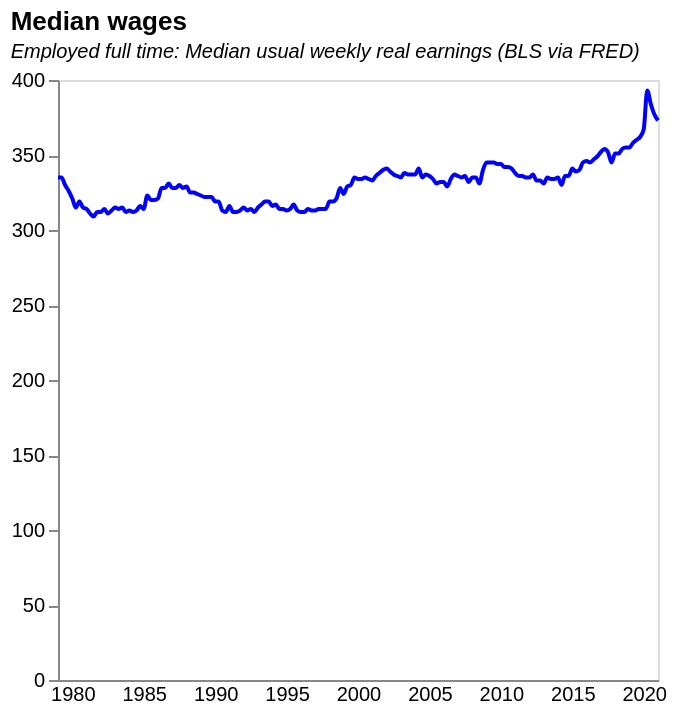

Here is the Vega-Lite specification saved for this chart:
### Vega-Lite specification from a JSON file in a GitHub repository (floating-point values rounded to 4 significant figures; data arrays with more than 128 entries replaced by an {"elided": "..."} marker saying what was removed)
{"$schema": "https://vega.github.io/schema/vega-lite/v5.json", "description": "US 10y bond yield", "title": {"text": "Median wages", "subtitle": "Employed full time: Median usual weekly real earnings (BLS via FRED)", "subtitleFontStyle": "italic", "subtitleFontSize": 10, "anchor": "start", "color": "black"}, "data": {"values": {"elided": "169 records"}, "format": {"parse": {"date": "date"}}}, "height": 300, "width": 300, "mark": {"type": "line", "point": false, "interpolate": "monotone", "color": "blue"}, "encoding": {"x": {"field": "date", "type": "temporal", "axis": {"title": null, "grid": false, "labelSeparation": 10, "ticks": false}}, "y": {"field": "value", "type": "quantitative", "title": "", "axis": {"grid": false}}}}
